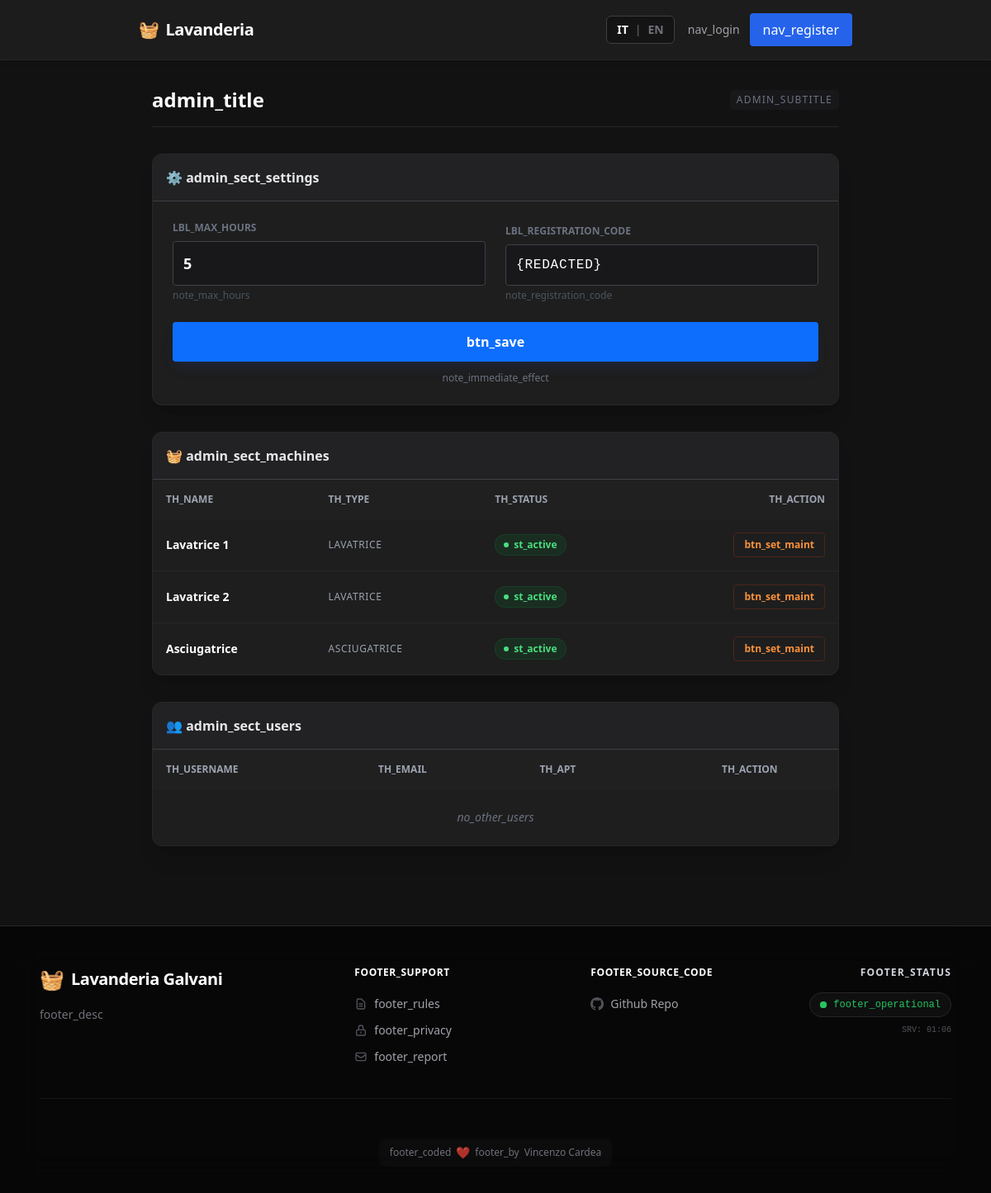
The page /src/pages/admin.php on the database its author committed.
### tables this page shows
CREATE TABLE
  `macchine` (
    `idmacchina` int (11) NOT NULL,
    `nome` varchar(50) NOT NULL,
    `tipo` enum ('lavatrice', 'asciugatrice') NOT NULL,
    `stato` enum ('attiva', 'manutenzione') DEFAULT 'attiva',
    `ritardo` int (11) DEFAULT 0
  );

### src/Lang.php (called while the page is built, shortened)
<?php
class Lang
{
    private static $translations = [];
    public static function get($key)
    {
        return self::$translations[$key] ?? $key;
    }
}
function __($key)
{
    return Lang::get($key);
}

### src/pages/admin.php (the view, shortened to what this page needs)
<?php
$database = new Database();
$db = $database->getConnection();
try {
    $stmtConf = $db->query("SELECT chiave, valore FROM configurazioni");
    $config = $stmtConf->fetchAll(PDO::FETCH_KEY_PAIR);
    $currentLimit = $config['max_hours_weekly'] ?? 3;
    $currentCode = $config['registration_code'] ?? 'GALVANI2025';
    $stmtMacchine = $db->query("SELECT * FROM macchine");
    $macchine = $stmtMacchine->fetchAll();
    $stmtList = $db->prepare("SELECT * FROM utenti WHERE idutente != ? ORDER BY data_registrazione DESC");
    $stmtList->execute([$_SESSION['user_id']]);
    $utenti = $stmtList->fetchAll();
} catch (Exception $e) {
    die("Errore Database: " . $e->getMessage());
}
require SRC_PATH . '/templates/header.php';
?>
<div class="p-4 max-w-6xl mx-auto space-y-8 pb-20">
    <div class="flex flex-col sm:flex-row items-start sm:items-center justify-between border-b border-zinc-800 pb-4 gap-2">
        <h2 class="text-2xl font-bold text-white"><?= __('admin_title') ?></h2>
        <span class="text-xs text-gray-500 uppercase tracking-widest bg-zinc-900 px-2 py-1 rounded"><?= __('admin_subtitle') ?></span>
    </div>
    <section class="bg-card rounded-xl border border-zinc-800 shadow-xl overflow-hidden">
        <div class="p-4 bg-zinc-800/50 border-b border-zinc-700">
            <h3 class="font-bold text-gray-200 flex items-center gap-2">⚙️ <?= __('admin_sect_settings') ?></h3>
        </div>
        <div class="p-6">
            <form method="POST" id="settingsForm" class="grid grid-cols-1 md:grid-cols-2 gap-6 items-end">
                <div>
                    <label class="block text-xs font-bold text-gray-500 uppercase mb-2"><?= __('lbl_max_hours') ?></label>
                    <input type="number" name="max_hours" value="<?= htmlspecialchars($currentLimit) ?>" min="1" max="20"
                        class="w-full bg-zinc-900 border border-zinc-700 rounded p-3 text-white focus:border-accent focus:ring-1 focus:ring-accent font-bold text-lg">
                    <p class="text-xs text-gray-600 mt-1"><?= __('note_max_hours') ?></p>
                </div>
                <div>
                    <label class="block text-xs font-bold text-gray-500 uppercase mb-2"><?= __('lbl_registration_code') ?></label>
                    <div class="relative">
                        <input type="text" name="registration_code" value="<?= htmlspecialchars($currentCode) ?>"
                            class="w-full bg-zinc-900 border border-zinc-700 rounded p-3 text-white focus:border-accent focus:ring-1 focus:ring-accent font-mono tracking-wider">
                    </div>
                    <p class="text-xs text-gray-600 mt-1"><?= __('note_registration_code') ?></p>
                </div>
                <div class="md:col-span-2">
                    <button type="submit" class="w-full bg-accent hover:bg-blue-600 text-white font-bold py-3 px-6 rounded transition-colors shadow-lg shadow-blue-900/20 flex justify-center items-center gap-2">
                        <?= __('btn_save') ?>
                    </button>
                    <p class="text-xs text-gray-500 mt-3 text-center">
                        <?= __('note_immediate_effect') ?>
                    </p>
                </div>
            </form>
        </div>
    </section>
    <section class="bg-card rounded-xl border border-zinc-800 shadow-xl overflow-hidden">
        <div class="p-4 bg-zinc-800/50 border-b border-zinc-700">
            <h3 class="font-bold text-gray-200 flex items-center gap-2">🧺 <?= __('admin_sect_machines') ?></h3>
        </div>
        <div class="hidden md:block overflow-x-auto">
            <table class="w-full text-left text-sm text-gray-400">
                <thead class="bg-zinc-800/30 uppercase text-xs">
                    <tr>
                        <th class="p-4"><?= __('th_name') ?></th>
                        <th class="p-4"><?= __('th_type') ?></th>
                        <th class="p-4"><?= __('th_status') ?></th>
                        <th class="p-4 text-right"><?= __('th_action') ?></th>
                    </tr>
                </thead>
                <tbody class="divide-y divide-zinc-800">
                    <?php foreach ($macchine as $m): ?>
                        <tr class="hover:bg-zinc-800/30">
                            <td class="p-4 font-bold text-white"><?= htmlspecialchars(__($m['nome'] ?? '')) ?></td>
                            <td class="p-4 uppercase text-xs tracking-wider"><?= __($m['tipo'] ?? '') ?></td>
                            <td class="p-4">
                                <?php if (($m['stato'] ?? '') === 'attiva'): ?>
                                    <span class="inline-flex items-center gap-1.5 px-2.5 py-1 rounded-full text-xs font-bold bg-green-900/30 text-green-400 border border-green-900/50">
                                        <span class="w-1.5 h-1.5 rounded-full bg-green-400 animate-pulse"></span> <?= __('st_active') ?>
                                    </span>
                                <?php else: ?>
                                    <span class="inline-flex items-center gap-1.5 px-2.5 py-1 rounded-full text-xs font-bold bg-orange-900/30 text-orange-400 border border-orange-900/50">
                                        <span class="w-1.5 h-1.5 rounded-full bg-orange-400"></span> <?= __('st_maint') ?>
                                    </span>
                                <?php endif; ?>
                            </td>
                            <td class="p-4 text-right">
                                <form method="POST">
                                    <button class="px-3 py-1.5 rounded text-xs font-bold border transition-all <?= ($m['stato'] === 'attiva') ? 'text-orange-400 border-orange-900/50 hover:bg-orange-600 hover:text-white' : 'text-green-400 border-green-900/50 hover:bg-green-600 hover:text-white' ?>">
                                        <?= ($m['stato'] === 'attiva') ? __('btn_set_maint') : __('btn_set_active') ?>
                                    </button>
                                </form>
                            </td>
                        </tr>
                    <?php endforeach; ?>
                </tbody>
            </table>
        </div>
    </section>
    <section class="bg-card rounded-xl border border-zinc-800 shadow-xl overflow-hidden">
        <div class="p-4 bg-zinc-800/50 border-b border-zinc-700">
            <h3 class="font-bold text-gray-200 flex items-center gap-2">👥 <?= __('admin_sect_users') ?></h3>
        </div>
        <div class="hidden md:block overflow-x-auto">
            <table class="w-full text-left text-sm text-gray-400">
                <thead class="bg-zinc-800/30 uppercase text-xs">
                    <tr>
                        <th class="p-4"><?= __('th_username') ?></th>
                        <th class="p-4"><?= __('th_email') ?></th>
                        <th class="p-4"><?= __('th_apt') ?></th>
                        <th class="p-4 text-center"><?= __('th_action') ?></th>
                    </tr>
                </thead>
                <tbody class="divide-y divide-zinc-800">
                    <?php if (empty($utenti)): ?>
                        <tr>
                            <td colspan="4" class="p-6 text-center text-gray-500 italic"><?= __('no_other_users') ?></td>
                        </tr>
                    <?php endif; ?>
                </tbody>
            </table>
        </div>
    </section>
</div>
<?php require SRC_PATH . '/templates/footer.php'; ?>

### rows shown on the page
macchine: nome "Lavatrice 1", tipo "LAVATRICE"
macchine: nome "Lavatrice 2", tipo "LAVATRICE"
macchine: nome "Asciugatrice", tipo "ASCIUGATRICE"

### other values the page prints
__('nav_login') "nav_login"
__('nav_register') "nav_register"
__('admin_title') "admin_title"
__('admin_subtitle') "ADMIN_SUBTITLE"
__('admin_sect_settings') "admin_sect_settings"
__('lbl_max_hours') "LBL_MAX_HOURS"
__('note_max_hours') "note_max_hours"
__('lbl_registration_code') "LBL_REGISTRATION_CODE"
__('note_registration_code') "note_registration_code"
__('btn_save') "btn_save"
__('note_immediate_effect') "note_immediate_effect"
__('admin_sect_machines') "admin_sect_machines"
__('th_name') "TH_NAME"
__('th_type') "TH_TYPE"
__('th_status') "TH_STATUS"
